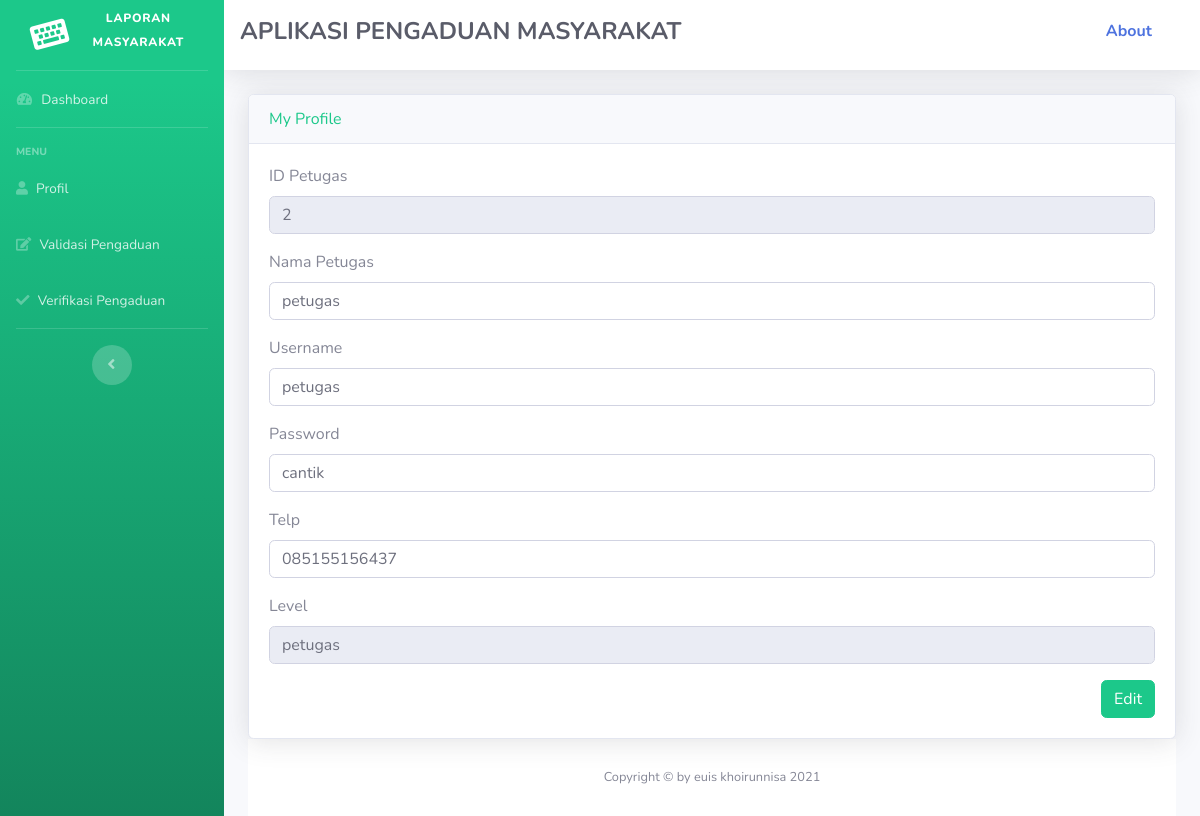
Page /petugas/petugas.php?url=profil (signed in) on the committed database.
### tables this page shows
CREATE TABLE `petugas` (
  `id_petugas` int(11) NOT NULL,
  `nama_petugas` varchar(35) NOT NULL,
  `username` varchar(25) NOT NULL,
  `password` varchar(32) NOT NULL,
  `telp` varchar(12) NOT NULL,
  `level` enum('admin','petugas','','') NOT NULL
);

### petugas/profil.php (the view)
<div class="card shadow">
    <div class="card-header text-success">
        My Profile
    </div>
    <div class="card-body">
    <?php
    require '../koneksi.php';
    $sqli=mysqli_query($konek, "select * from petugas where id_petugas='$_SESSION[id_petugas]' ");
    if($data=mysqli_fetch_array($sqli))
    {
        ?>
        <form action="update_petugas.php" method="post" class="form-horizontal" enctype="multipart/form-data">
            <div class="form-group cols-sm-6">
                <label>ID Petugas</label>
                <input type="text" name="id_petugas" value="<?php echo $data['id_petugas']; ?> " class="form-control" readonly>
            </div>
            <div class="form-group cols-sm-6">
                <label>Nama Petugas</label>
                <input type="text" name="nama_petugas" value="<?php echo $data['nama_petugas']; ?>" class="form-control">
            </div>
            <div class="form-group cols-sm-6">
                <label>Username</label>
                <input type="text" name="username" value="<?php echo $data['username']; ?>" class="form-control">
            </div>
            <div class="form-group cols-sm-6">
                <label>Password</label>
                <input type="text" name="password" value="<?php echo $data['password']; ?>" class="form-control">
            </div>
            <div class="form-group cols-sm-6">
                <label>Telp</label>
                <input type="text" name="telp" value="<?php echo $data['telp']; ?>" class="form-control">
            </div>
            <div class="form-group cols-sm-6">
                <label>Level</label>
                <input type="text" name="level" value="<?php echo $data['level']; ?>" class="form-control" readonly>
            </div>
                <input type="submit" value="Edit" class="btn btn-success float-right">
        </form>
    <?php } ?>

### rows in the picture
petugas: id_petugas "2", nama_petugas "petugas", username "petugas", password "cantik", telp "085155156437", level "petugas"
